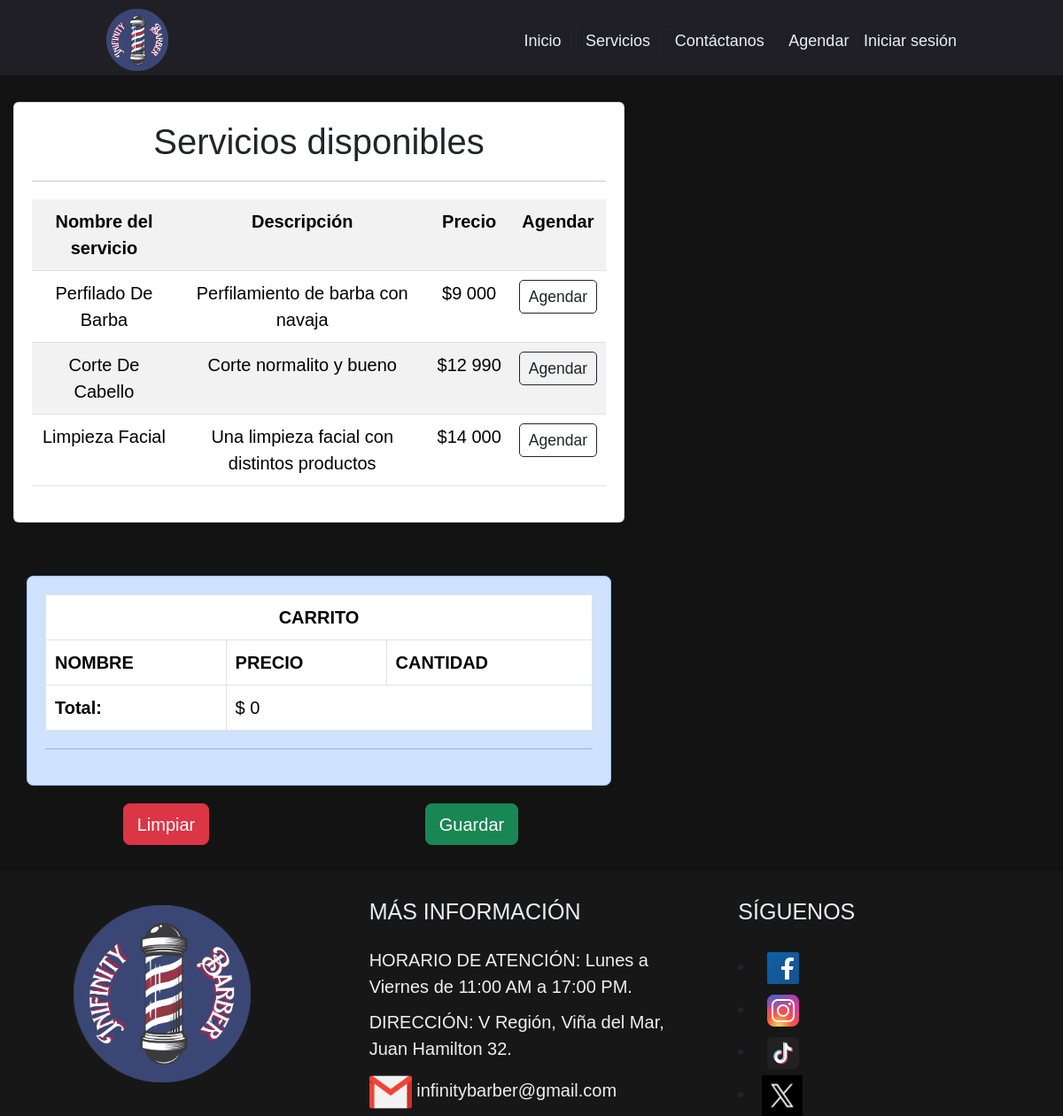
Before: /agendar/ with the older database file.
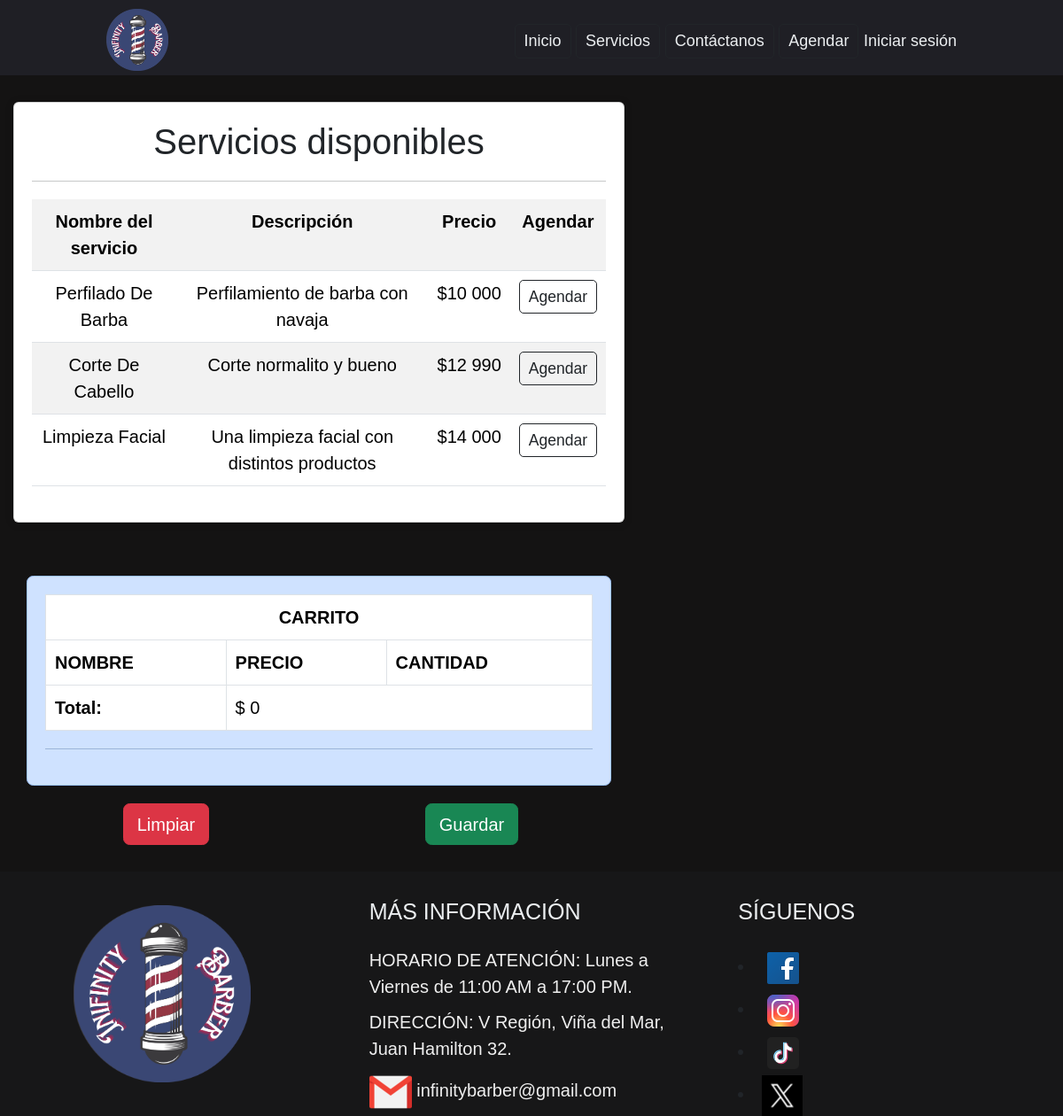
After: the same page with the newer database file.
### App/models.py (models this page shows, shortened)
class Servicio(models.Model):
    nombre = models.CharField(max_length=50, verbose_name="Nombre")
    descripcion = models.CharField(max_length=150, verbose_name="Descripción")
    imagen = models.ImageField(upload_to='img/servicios', verbose_name="Imagen del servicio", null=True)
    precio =  models.IntegerField(verbose_name="Precio")

### App/views.py (the view)
# urls.py: path('agendar/', reserve, name='reserve'),
def reserve (request):
    servicios = Servicio.objects.all()
    page = request.GET.get('page', 1)
    try:
        paginator = Paginator(servicios, 5)
        servicios = paginator.page(page)
    except:
        raise Http404
    data={
        'entity':servicios,
        'paginator':paginator
    }
    return render(request, 'app/reserve.html', data)

### App/context_processor.py (called while the page is built)
def total_cart(request):
    total = 0
    if "cart" in request.session.keys():
        for key, value in request.session["cart"].items():
            total += int(value["acumulado"])
    return {"total_cart": total}

### App/templates/app/reserve.html (shortened to what this page needs)
{% extends 'app/base.html' %}
{%load static%}
{%block css%}
<link rel="stylesheet" href="{%static 'css/reserve.css'%}">
<link rel="stylesheet" href="{%static 'css/base.css'%}">
{%endblock css%}
{%block content%}
<br>
<div class="container">
    <div class="card">
        <div class="card-body">
            <h2>Servicios disponibles</h2>
            <hr>
            <table class="table table-striped table-hover table-responsive-sm">
                <tr>
                    <th>Nombre del servicio</th>
                    <th>Descripción</th>
                    <th>Precio</th>
                    <th>Agendar</th>
                </tr>
                {%for s in entity%}
                    <tr>
                        <td>{{ s.nombre | title }}</td>
                        <td>{{ s.descripcion }}</td>
                        <td>${{ s.precio }}</td>
                        <td><a href="{%url 'add_service' s.id%}" class="btn btn-outline-dark btn-sm">Agendar</a></td>
                    </tr>
                {%endfor%}
            </table>
        </div>
    </div>
    <div>
        {%include 'app/cart.html'%}
    </div>
</div>
<br>
<br>
{%endblock content%}

Changed rows visible on the page:
changed Servicio "Perfilado De Barba": precio "9 000" → "10 000"
